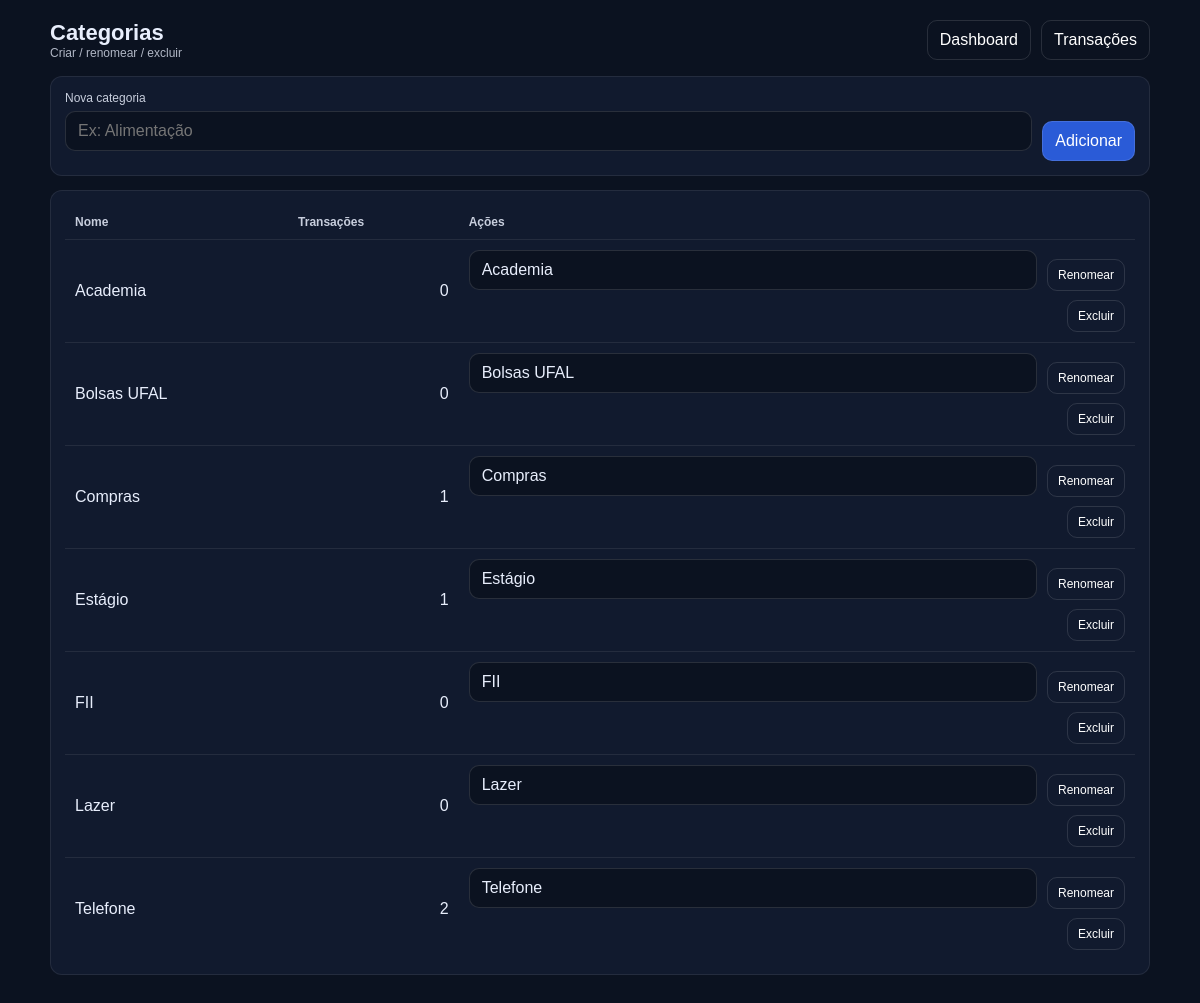
Page /categories (signed in) on the committed database.
### app.py (models this page shows)
class Category(db.Model):
    id = db.Column(db.Integer, primary_key=True)
    name = db.Column(db.String(100), nullable=False)
    user_id = db.Column(db.Integer, db.ForeignKey('user.id'))
    __table_args__ = (db.UniqueConstraint('user_id', 'name', name='uq_category_user_name'),)

### app.py (the view)
@app.route('/categories')
@login_required
def categories():
    categories_list = Category.query.filter_by(user_id=current_user.id).order_by(Category.name.asc()).all()
    counts = get_category_counts(current_user.id)
    return render_template('categories.html', categories=categories_list, counts=counts, error=None)

### app.py (called while the page is built)
@login_manager.user_loader
def load_user(user_id):
    return User.query.get(int(user_id))

def get_category_counts(user_id):
    return {
        row[0]: row[1]
        for row in db.session.query(Transaction.category_id, db.func.count(Transaction.id))
        .filter(Transaction.user_id == user_id)
        .group_by(Transaction.category_id)
        .all()
        if row[0] is not None
    }

### templates/categories.html (shortened to what this page needs)
<!DOCTYPE html>
<html>
<head>
    <link rel="stylesheet" href="{{ url_for('static', filename='style.css') }}">
</head>
<body>
    <div class="page">
        <div class="topbar">
            <div class="brand">
                <h1>Categorias</h1>
                <div class="muted">Criar / renomear / excluir</div>
            </div>
            <div class="topbar-actions">
                <a class="btn btn-secondary" href="/">Dashboard</a>
                <a class="btn btn-secondary" href="/transactions">Transações</a>
            </div>
        </div>
        <div class="card">
            <form class="inline" method="POST" action="/categories/add" style="align-items:flex-end;">
                <div class="field" style="flex:1;">
                    <label>Nova categoria</label>
                    <input type="text" name="name" placeholder="Ex: Alimentação" required>
                </div>
                <button class="btn" type="submit">Adicionar</button>
            </form>
        </div>
        <div class="card">
            <div class="table-wrap">
                <table class="table">
                    <thead>
                        <tr>
                            <th>Nome</th>
                            <th class="right">Transações</th>
                            <th class="right">Ações</th>
                        </tr>
                    </thead>
                    <tbody>
                        {% for cat in categories %}
                            <tr>
                                <td>{{ cat.name }}</td>
                                <td class="right">{{ counts.get(cat.id, 0) }}</td>
                                <td class="right">
                                    <form method="POST" action="/category/{{ cat.id }}/edit" class="inline" style="justify-content:flex-end;">
                                        <input type="text" name="name" value="{{ cat.name }}" required>
                                        <button class="btn btn-secondary btn-sm" type="submit">Renomear</button>
                                    </form>
                                    <form method="POST" action="/category/{{ cat.id }}/delete" style="display:inline;" onsubmit="return confirm('Excluir esta categoria? As transações ficarão como sem categoria.');">
                                        <button class="btn btn-secondary btn-sm" type="submit">Excluir</button>
                                    </form>
                                </td>
                            </tr>
                        {% endfor %}
                    </tbody>
                </table>
            </div>
        </div>
    </div>
</body>
</html>

### static/style.css (style rules this page uses)
body { font-family: Arial; margin: 0; background: #0b1220; color: #e8eefc; }
a { color: inherit; }
.page { max-width: 1100px; margin: 0 auto; padding: 20px; }
.topbar { display: flex; align-items: center; justify-content: space-between; gap: 16px; margin-bottom: 16px; }
.brand h1 { margin: 0; font-size: 22px; }
.muted { opacity: 0.75; font-size: 12px; }
.topbar-actions { display: flex; gap: 10px; flex-wrap: wrap; }
.card { background: #111a2e; border: 1px solid rgba(255, 255, 255, 0.08); border-radius: 12px; padding: 14px; margin-bottom: 14px; }
.field label { display: block; font-size: 12px; opacity: 0.85; margin-bottom: 6px; }
input, select, button { font: inherit; }
input[type="text"], input[type="password"], input[type="number"], input[type="date"], select, input[type="file"] { width: 100%; box-sizing: border-box; background: #0b1220; border: 1px solid rgba(255, 255, 255, 0.12); color: #e8eefc; border-radius: 10px; padding: 10px 12px; outline: none; }
button, .btn { display: inline-flex; align-items: center; justify-content: center; gap: 8px; cursor: pointer; border-radius: 10px; padding: 10px 12px; border: 1px solid rgba(255, 255, 255, 0.12); background: #2a5bd7; color: #ffffff; text-decoration: none; user-select: none; }
.btn-secondary { background: transparent; }
.inline { display: flex; gap: 10px; align-items: center; }
.inline input { flex: 1; }
.table-wrap { width: 100%; overflow-x: auto; }
.table { width: 100%; border-collapse: collapse; }
.table th, .table td { padding: 10px 10px; border-top: 1px solid rgba(255, 255, 255, 0.08); vertical-align: middle; }
.table thead th { text-align: left; font-size: 12px; opacity: 0.85; border-top: none; }
.right { text-align: right; }
.btn-sm { padding: 8px 10px; border-radius: 10px; font-size: 12px; }
form { margin: 0; }
form input { margin-bottom: 10px; }

### rows in the picture
Category: name "Academia", get "0"
Category: name "Bolsas UFAL", get "0"
Category: name "Compras", get "1"
Category: name "Estágio", get "1"
Category: name "FII", get "0"
Category: name "Lazer", get "0"
Category: name "Telefone", get "2"
